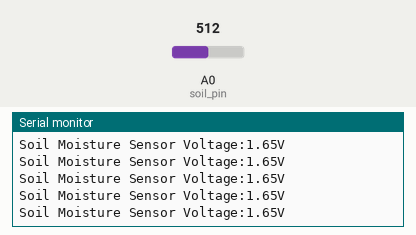
Recording of a sketch running on a simulated Arduino Uno, built with avr-gcc and run on an emulated ATmega328P. On the bench: the last lines printed to the serial monitor. The test bench sets the inputs (shaded band); at power-on: A0 (soil_pin) = 512.

Above: at 1.2 s.
1.3 s: A0 (soil_pin) set to 716
At 1.42 s:
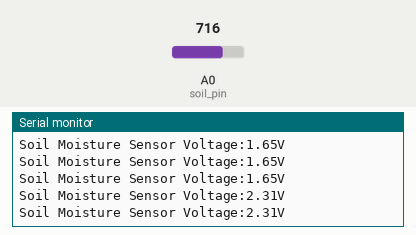
2.8 s: A0 (soil_pin) set to 900
At 2.83 s:
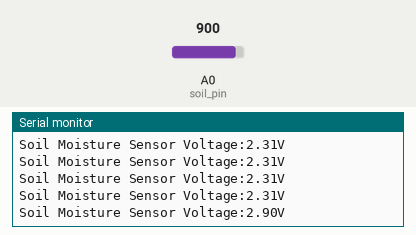
Timing chart, 0 to 5.8 s (numbered marks = the images above; inputs shaded):
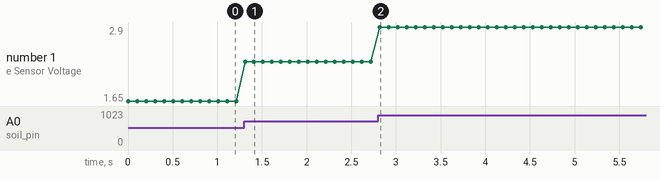

The sketch:

Soil_Moisture_Calibration_v1.ino
```cpp
//Simple code for Measuring Voltage from
// Capacitive soil moisture sensor

int soil_pin =A0; //AOUT pin on sensor

void setup() {
  Serial.begin(9600); // Serial port setup
  analogReference(EXTERNAL);
}

void loop(){
  Serial.print("Soil Moisture Sensor Voltage:");
  Serial.print((float(analogRead(soil_pin))/1023.0)*3.3); //Read sensor
  Serial.println("V");
  delay(100); //Slight delay between readings
}
```

Measured:
- after the input at 1.3 s, the serial monitor: prints a new line at once (image 1)
- after the input at 2.8 s, the serial monitor: prints a new line at once (image 2)
- plotted number 1: 1.65 → 2.31 after the input at 1.3 s, 2.31 → 2.9 after the input at 2.8 s
